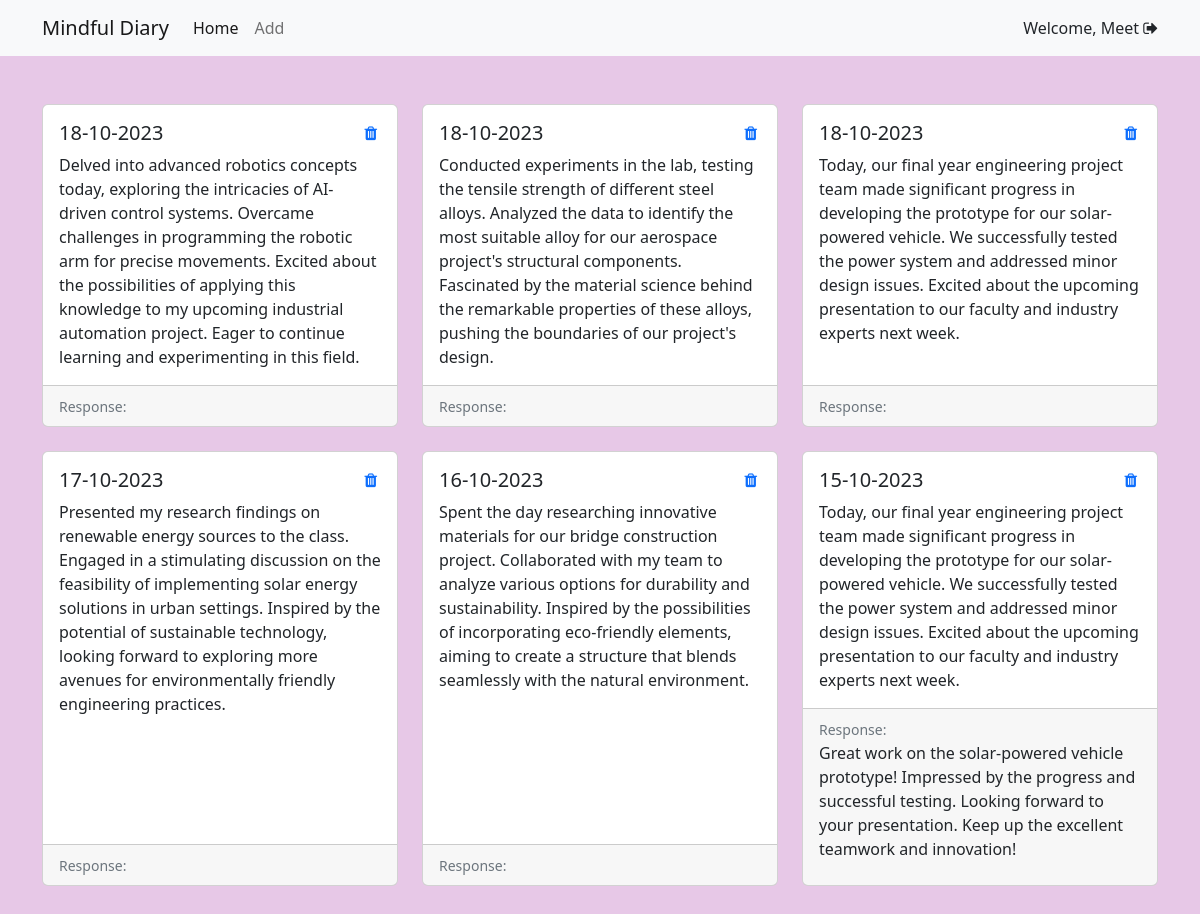
Page / (signed in) on the earlier database version.
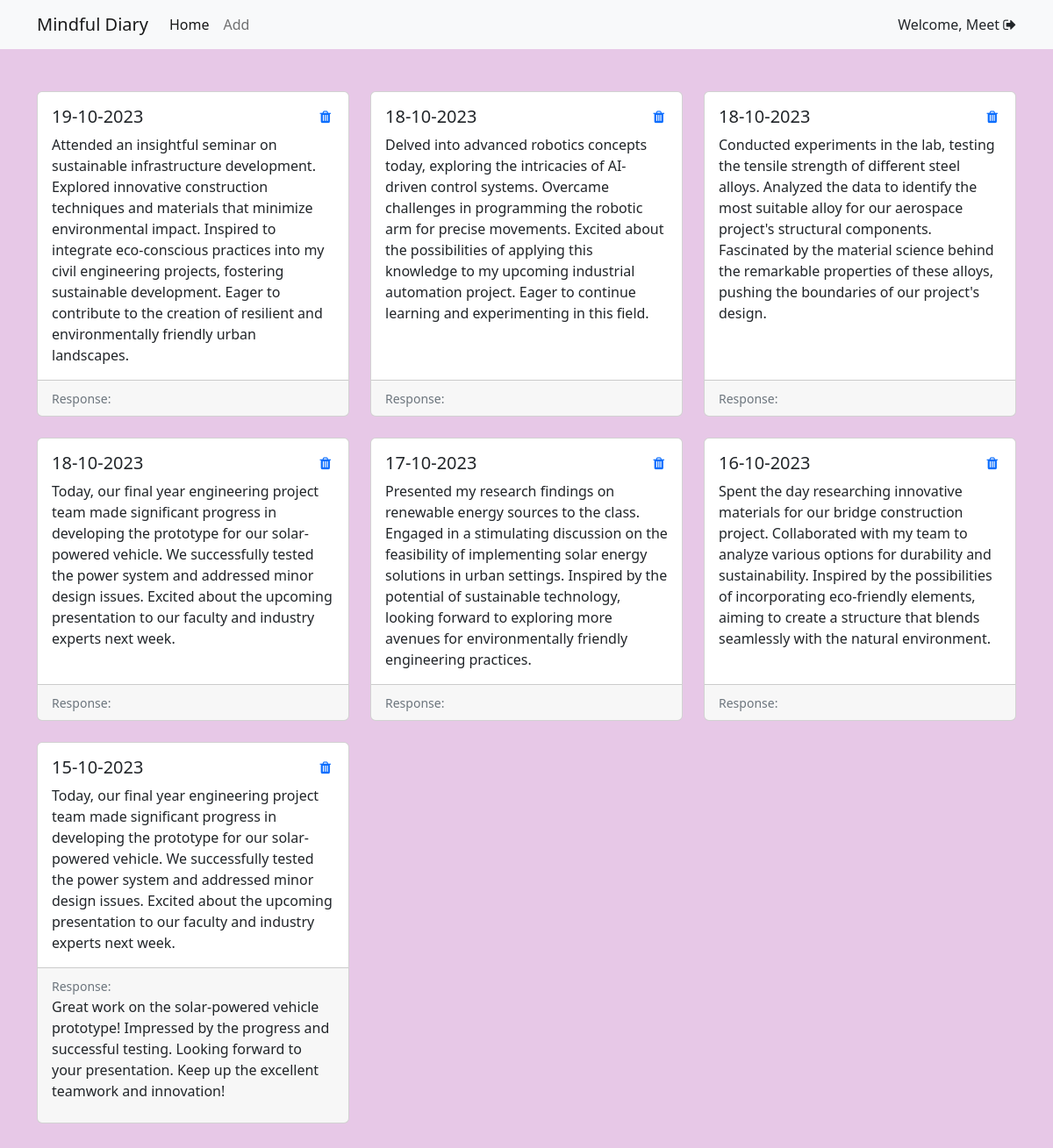
Same page on the later database version.
### home/models.py (models this page shows, shortened)
class JournalEntry(models.Model):
    user = models.ForeignKey(User, on_delete=models.CASCADE)
    date = models.DateField()
    entry_text = models.TextField()

class Feedback(models.Model):
    user = models.ForeignKey(User, on_delete=models.CASCADE)
    journal_entry = models.ForeignKey(JournalEntry, on_delete=models.CASCADE)
    feedback_text = models.TextField()
    timestamp = models.DateTimeField(auto_now_add=True)

### home/views.py (the view)
# urls.py: 2. Add a URL to urlpatterns:  path('', views.home, name='home')
@login_required(login_url="/login")
def home(request):
    journal_entries = JournalEntry.objects.all().order_by('-date')
    return render(request, "index.html", context = {'page':'Home','journal_entries': journal_entries})

### home/templates/index.html (shortened to what this page needs)
{% extends "base.html" %} {% block body %}
<nav class="navbar navbar-expand-lg bg-light">
    <div class="container">
        <a class="navbar-brand" href="/">Mindful Diary</a>
        <div class="collapse navbar-collapse" id="navbarSupportedContent">
            <ul class="navbar-nav me-auto mb-2 mb-lg-0">
                <li class="nav-item">
                    <a class="nav-link active" aria-current="page" href="">Home</a>
                </li>
                <li class="nav-item">
                    <a class="nav-link" aria-current="page" href="/add">Add</a>
                </li>
            </ul>
            <form class="d-flex" role="search">
                {% if request.user.is_authenticated %}
                <p class="my-auto">Welcome, {{request.user.first_name}}
                    <a style="color: inherit;" href="/logout"><i class="fa fa-sign-out"></i></a></p>
                {% else %}
                <a href="/login" class="btn btn-outline-success">Login</a>
                {% endif %}
            </form>
        </div>
    </div>
</nav>
<div class="container my-5">
    <div class="row row-cols-1 row-cols-md-3 g-4">
        {% for entry in journal_entries %}
        <div class="col">
            <div class="card h-100">
                <div class="card-body">
                    <div class="delete-button">
                        <a href="{% url 'delete_entry' entry.id %}"><i class="fa fa-trash" aria-hidden="true"></i></a>
                    </div>
                    <h5 class="card-title">{{ entry.date|date:"d-m-Y" }}</h5>
                    <p class="card-text">{{ entry.entry_text }}</p>
                </div>
                <div class="card-footer" id="response">
                    <small class="text-muted">Response:</small>
                    {% for feedback in entry.feedback_set.all %}
                    <p>{{ feedback.feedback_text }}</p>
                    {% endfor %}
                </div>
            </div>
        </div>
        {% endfor %}
    </div>
</div>
{% endblock body %}

Differences in the rows shown:
added JournalEntry: date "19-10-2023", entry_text "Attended an insightful seminar on sustainable infrastructure development. Explored innovative construction techniques and materials that minimize environmental impact. Inspired to integrate eco-conscious practices into my civil engineering projects, fostering sustainable development. Eager to contribute to the creation of resilient and environmentally friendly urban landscapes."
